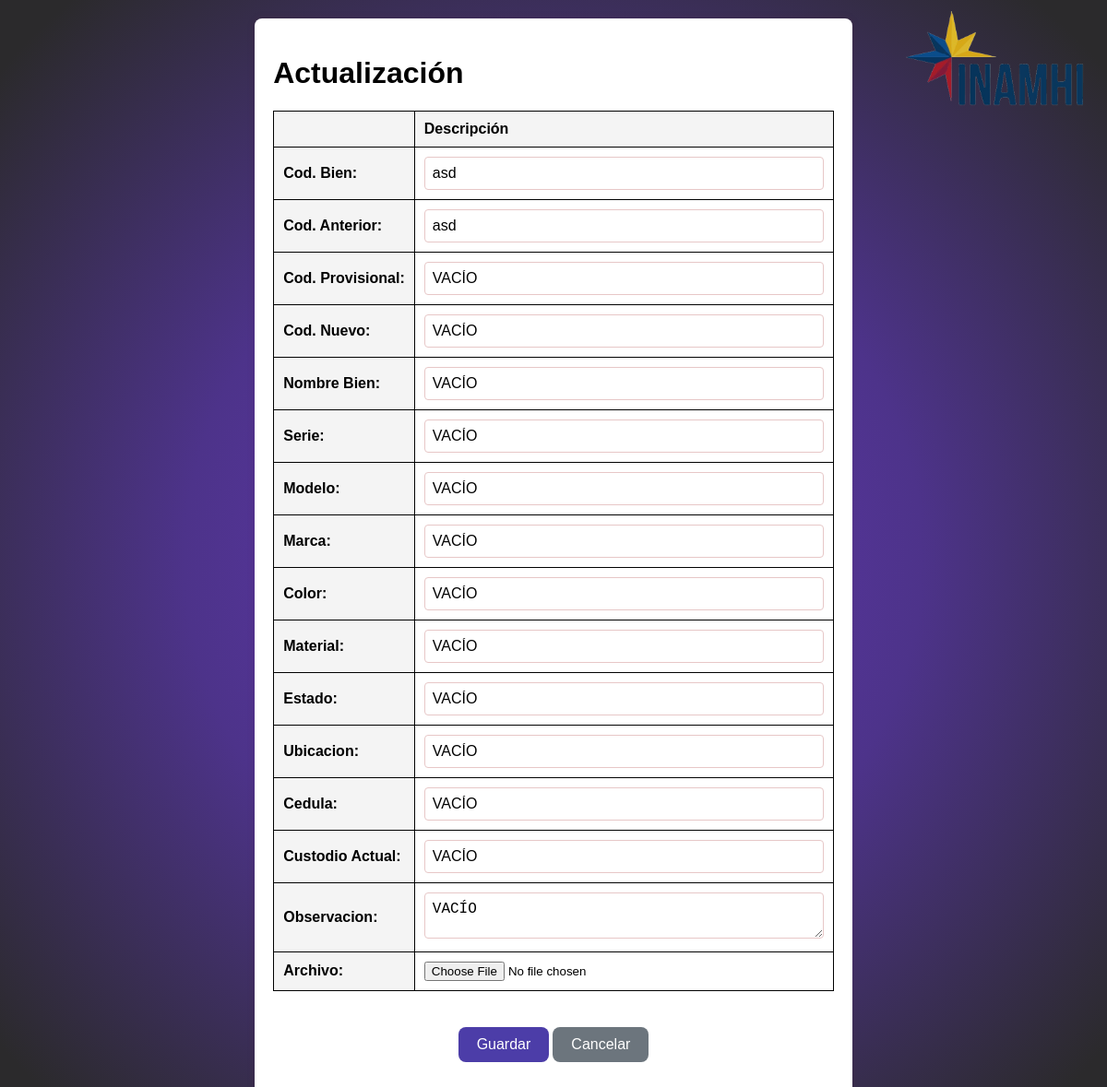
Page /1/update/ on the committed database.
### myapp/models.py (models this page shows, shortened)
class MyModel(models.Model):
    codigo_bien = models.CharField(max_length=100, verbose_name='Cod. Bien')
    codigo_anterior = models.CharField(max_length=100, verbose_name='Cod. Anterior')
    codigo_provisional = models.CharField(max_length=100, verbose_name='Cod. Provisional')
    codigo_nuevo = models.CharField(max_length=100, verbose_name='Cod. Nuevo')
    nombre_bien = models.CharField(max_length=100, verbose_name='Nombre Bien')
    serie = models.CharField(max_length=200, verbose_name='Serie')
    modelo = models.CharField(max_length=100, verbose_name='Modelo')
    marca = models.CharField(max_length=50, verbose_name='Marca')
    color = models.CharField(max_length=50, verbose_name='Color')
    material = models.CharField(max_length=50, verbose_name='Material')
    estado = models.CharField(max_length=50, verbose_name='Estado')
    ubicacion = models.CharField(max_length=100, verbose_name='Ubicacion')
    cedula = models.CharField(max_length=20, verbose_name='Cedula')
    custodio_actual = models.CharField(max_length=150, verbose_name='Custodio Actual')
    observacion = models.TextField(verbose_name='Observacion')
    estado_registro = models.BooleanField(default=True, verbose_name='Estado de Registro')
    archivo = models.FileField(upload_to='archivos/', null=True, blank=True, verbose_name='Archivo')

### myapp/views.py (the view)
def model_update(request, pk):
    model = get_object_or_404(MyModel, pk=pk)
    if request.method == 'POST':
        form = MyModelForm(request.POST, instance=model)
        if form.is_valid():
            request.session['form_data'] = form.cleaned_data
            return redirect('model_confirm_actualizar', pk=model.pk)
    else:
        form = MyModelForm(instance=model)
    return render(request, 'actualizar.html', {'form': form, 'model': model})

### myapp/forms.py
class MyModelForm(forms.ModelForm):
    def __init__(self, *args, **kwargs):
        super(MyModelForm, self).__init__(*args, **kwargs)
        for field_name, field in self.fields.items():
            field.required = False
    class Meta:
        model = MyModel
        fields = ['codigo_bien', 'codigo_anterior', 'codigo_provisional', 'codigo_nuevo', 'nombre_bien', 'serie', 'modelo', 'marca', 'color', 'material', 'estado', 'ubicacion', 'cedula', 'custodio_actual', 'observacion', 'archivo']

### myapp/templates/actualizar.html (shortened to what this page needs)
{% load static %}
<!DOCTYPE html>
<html>
<head>
    <link rel="stylesheet" type="text/css" href="{% static 'style_actualizar.css' %}">
</head>
<body>
    <div class="container">
        <div class="header-image">
            <img src="../static/img/icono-inamhi.png" alt="">
        </div>
        <h1>Actualización</h1>
        <form method="post">
            <table>
                <thead>
                    <tr>
                        <th></th>
                        <th>Descripción</th>
                    </tr>
                </thead>
                <tbody>
                    {{ form.as_table }}
                </tbody>
            </table>
            <div class="button-container">
                <button type="submit" class="btn btn-primary">Guardar</button>
                <a href="{% url 'model_list' %}" class="btn btn-secondary">Cancelar</a>
            </div>
        </form>
    </div>
</body>
</html>

### myapp/static/styles/style_actualizar.css (style rules this page uses)
body { font-family: Arial, sans-serif; margin: 0; padding: 0; display: flex; flex-direction: column; justify-content: center; align-items: center; height: 100%; background-size: cover; background-position: center; background-image: radial-gradient(circle 800px,#6437b7,#4d338a, #2b2a2c); background-color: #4C3DA8; }
.container { background-color: white; padding: 20px; box-shadow: 0 0 10px rgba(97, 11, 11, 0.1); border-radius: 8px; max-width: 70%; margin: 20px ; overflow: hidden; }
table { width: 100%; border-collapse: collapse; margin-bottom: 20px; }
th, td { border: 1px solid #000000; padding: 5px; text-align: left; }
th { background-color: rgba(242, 242, 242, 0.8); font-weight: bold; }
.button-container { display: flex; justify-content: center; align-items: center; padding: 15px 32px; }
.btn-primary { background-color: #4C3DA8; color: white; border: none; padding: 10px 20px; text-align: center; text-decoration: none; display: inline-block; font-size: 16px; margin: 4px 2px; cursor: pointer; border-radius: 8px; transition: background-color 0.3s; }
.btn-secondary { background-color: #6c757d; color: white; border: none; padding: 10px 20px; text-align: center; text-decoration: none; display: inline-block; font-size: 16px; margin: 4px 2px; cursor: pointer; border-radius: 8px; transition: background-color 0.3s; }
label { color: #000000; margin: 0; }
table { width: 100%; }
table th, table td { padding: 10px; }
table input[type="text"], table textarea, table select { width: 100%; max-width: 100%; padding: 8px; font-size: 16px; border: 1px solid #e7c7c7; border-radius: 4px; box-sizing: border-box; }
table textarea { height: 50px; }
.header-image { position: absolute; top: 10px; right: 20px; }
.header-image img { width: 100%; height: auto; max-width: 200px; }

### rows in the picture
MyModel: codigo_bien "asd", codigo_anterior "asd", codigo_provisional "VACÍO", codigo_nuevo "VACÍO", nombre_bien "VACÍO", serie "VACÍO", modelo "VACÍO", marca "VACÍO", color "VACÍO", material "VACÍO", estado "VACÍO", ubicacion "VACÍO", cedula "VACÍO", custodio_actual "VACÍO", observacion "VACÍO"
